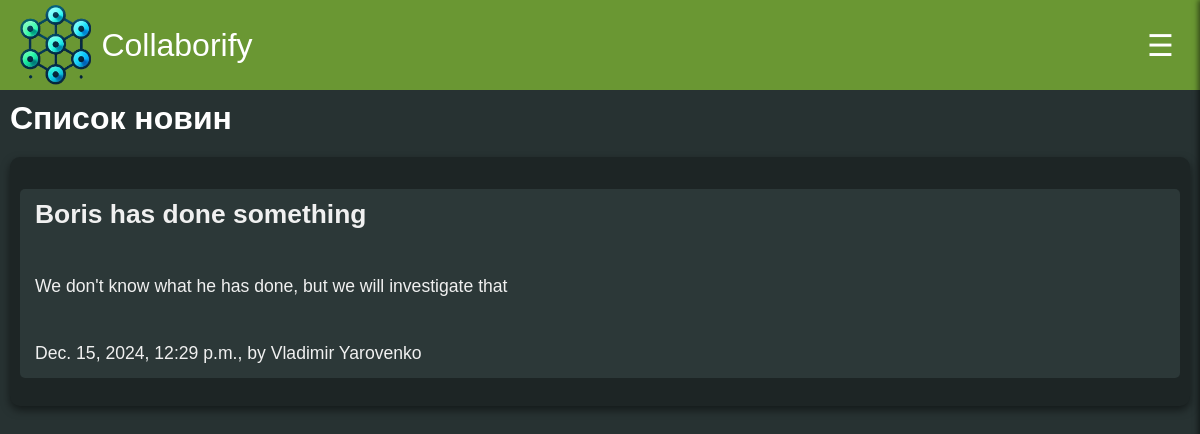
Before: /news-list/ with the older database file.
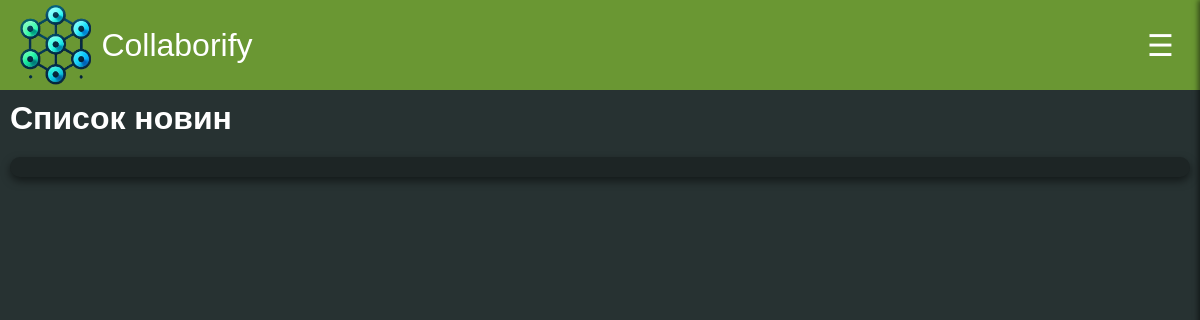
After: the same page with the newer database file.
### default_pages/models.py (models this page shows, shortened)
class News(models.Model):
    title = models.CharField(max_length=255)
    content = models.TextField()
    author = models.ForeignKey(
        CustomUser,
        on_delete=models.CASCADE,
        related_name="authored_news"
    )
    editor = models.ForeignKey(
        CustomUser,
        on_delete=models.SET_NULL,
        related_name="edited_news",
        null=True,
        blank=True
    )
    created_at = models.DateTimeField(auto_now_add=True)
    updated_at = models.DateTimeField(auto_now=True)
    class Meta:
        permissions = [('can_post_news', 'Can post news')]

### auth_sys/models.py (models this page shows)
class CustomUser(AbstractBaseUser, PermissionsMixin):
    MONTH_CHOICES = [
        (1, 'January'),
        (2, 'February'),
        (3, 'March'),
        (4, 'April'),
        (5, 'May'),
        (6, 'June'),
        (7, 'July'),
        (8, 'August'),
        (9, 'September'),
        (10, 'October'),
        (11, 'November'),
        (12, 'December'),
    ]
    username = None
    first_name = models.CharField(max_length=255)
    last_name = models.CharField(max_length=255)
    email = models.EmailField(unique=True)
    birth_day = models.PositiveIntegerField(null=True)
    birth_month = models.PositiveIntegerField(choices=MONTH_CHOICES, null=True)
    is_staff = models.BooleanField(default=False)
    is_superuser = models.BooleanField(default=False)
    is_active = models.BooleanField(default=True)
    role = models.ForeignKey(Group, on_delete=models.SET_NULL, null=True, blank=True)
    USERNAME_FIELD = "email"
    objects = CustomUserManager()
    def __str__(self):
        return f"{self.first_name} {self.last_name}"

### default_pages/views.py (the view)
# urls.py: path('news-list/', views.NewsListView.as_view(), name='news-list'),
class NewsListView(ListView):
    model = News
    template_name = 'default_pages/news_list.html'
    context_object_name = 'news'
    def get_queryset(self):
        return News.objects.order_by('-created_at')

### templates/default_pages/news_list.html (shortened to what this page needs)
{% extends 'base.html' %}
{% load static %}
{% block content %}
  <link rel="stylesheet" href="{% static 'css/main_page.css' %}">
  <h1>Список новин</h1>
  <div class="layout-container">
    <div class="news-box1">
        {% for article in news %}
            <a class="news-item" href="{% url 'news-detail' pk=article.id %}">
                <h2>{{ article.title }}</h2>
                <p>{{ article.content }}</p>
                <p>{{ article.created_at }}, by {{ article.author }}</p>
            </a>
        {% endfor %}
    </div>
  </div>
{% endblock %}

Changed rows visible on the page:
removed News: title "Boris has done something", content "We don't know what he has done, but we will investigate that", created_at "Dec. 15, 2024, 12:29 p.m.", author "Vladimir Yarovenko"
